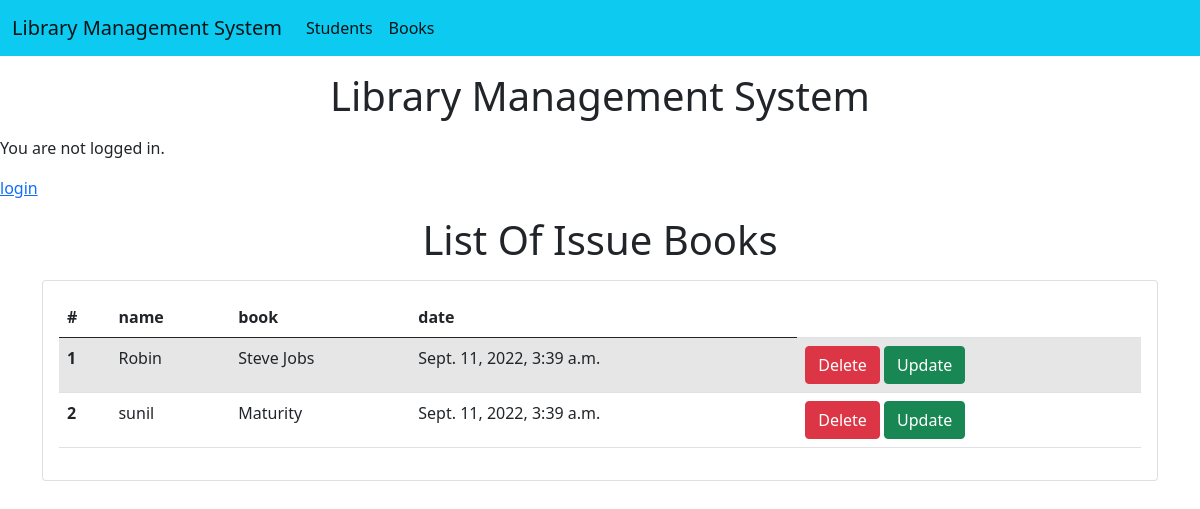
The app's page /issue-list with its own data.
### library_app/models.py (models this page shows)
class Book_Issue(models.Model):
    stu_name = models.ForeignKey('Students', on_delete=models.CASCADE)
    book_name = models.ForeignKey('Book', on_delete=models.CASCADE)
    issue_date = models.DateTimeField(auto_now=True)

class Students(models.Model):
    rn = models.CharField(max_length=100)
    name = models.CharField(max_length=100)
    def __str__(self):
        return self.name

class Book(models.Model):
    title = models.CharField(max_length=200)
    author = models.CharField(max_length=100)
    def __str__(self):
        return self.title

### library_app/views.py (the view)
# urls.py: path('issue-list', issuelist, name='issue-list'),
def issuelist(request):
    subject = Book_Issue.objects.all()
    return render(request,'issuelist.html',{'subject':subject})

### library_app/templates/issuelist.html
{% extends 'base.html' %}
{% block content %}
<h1 class="text-center my-3"> List Of Issue Books </h1>
   <div class="container">
     <div class="row">
       <div class="col-md-12">
         <div class="card">
           <div class="card-body">
             <div class="table">
                <table class="table table-striped">
  <thead>
    <tr>
      <th scope="col">#</th>
      <th scope="col">name</th>
      <th scope="col">book</th>
        <th scope="col">date</th>
    </tr>
  </thead>
  <tbody>
  {% for i in subject %}
    <tr>
      <th scope="row">{{forloop.counter}}</th>
      <td>{{i.stu_name}}</td>
      <td>{{i.book_name}}</td>
        <td>{{i.issue_date}}</td>
        <td>
            <a href="delete-issuebook/{{i.id}}" class="btn btn-danger md-sm"> Delete </a>
            <a href="update-issuebook/{{i.id}}" class="btn btn-success md-sm"> Update </a>
        </td>
    </tr>
   {% endfor %}
  </tbody>
</table>
             </div>
           </div>
         </div>
       </div>
     </div>
   </div>
{% endblock content %}

### records on screen
Book_Issue: stu_name "Robin", book_name "Steve Jobs", issue_date "Sept. 11, 2022, 3:39 a.m."
Book_Issue: stu_name "sunil", book_name "Maturity", issue_date "Sept. 11, 2022, 3:39 a.m."
